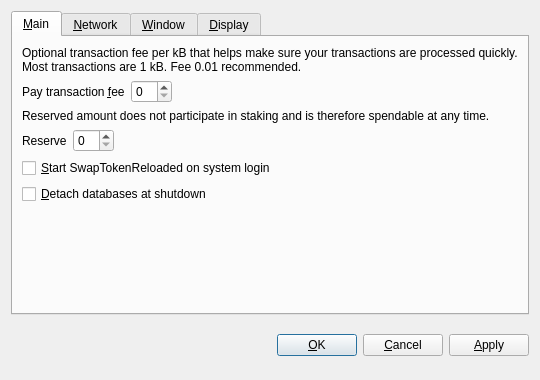
<?xml version="1.0" encoding="UTF-8"?>
<ui version="4.0">
 <class>OptionsDialog</class>
 <widget class="QDialog" name="OptionsDialog">
  <property name="geometry">
   <rect>
    <x>0</x>
    <y>0</y>
    <width>540</width>
    <height>380</height>
   </rect>
  </property>
  <property name="windowTitle">
   <string>Options</string>
  </property>
  <property name="modal">
   <bool>true</bool>
  </property>
  <layout class="QVBoxLayout" name="verticalLayout">
   <item>
    <widget class="QTabWidget" name="tabWidget">
     <property name="tabPosition">
      <enum>QTabWidget::North</enum>
     </property>
     <property name="currentIndex">
      <number>0</number>
     </property>
     <widget class="QWidget" name="tabMain">
      <attribute name="title">
       <string>&amp;Main</string>
      </attribute>
      <layout class="QVBoxLayout" name="verticalLayout_Main">
       <item>
        <widget class="QLabel" name="transactionFeeInfoLabel">
         <property name="text">
          <string>Optional transaction fee per kB that helps make sure your transactions are processed quickly. Most transactions are 1 kB. Fee 0.01 recommended.</string>
         </property>
         <property name="textFormat">
          <enum>Qt::PlainText</enum>
         </property>
         <property name="wordWrap">
          <bool>true</bool>
         </property>
        </widget>
       </item>
       <item>
        <layout class="QHBoxLayout" name="horizontalLayoutFee">
         <item>
          <widget class="QLabel" name="transactionFeeLabel">
           <property name="text">
            <string>Pay transaction &amp;fee</string>
           </property>
           <property name="textFormat">
            <enum>Qt::PlainText</enum>
           </property>
           <property name="buddy">
            <cstring>transactionFee</cstring>
           </property>
          </widget>
         </item>
         <item>
          <widget class="BitcoinAmountField" name="transactionFee"/>
         </item>
         <item>
          <spacer name="horizontalSpacerFee">
           <property name="orientation">
            <enum>Qt::Horizontal</enum>
           </property>
           <property name="sizeHint" stdset="0">
            <size>
             <width>40</width>
             <height>20</height>
            </size>
           </property>
          </spacer>
         </item>
        </layout>
       </item>
       <item>
        <widget class="QLabel" name="reserveBalanceInfoLabel">
         <property name="text">
          <string>Reserved amount does not participate in staking and is therefore spendable at any time.</string>
         </property>
         <property name="textFormat">
          <enum>Qt::PlainText</enum>
         </property>
         <property name="wordWrap">
          <bool>true</bool>
         </property>
        </widget>
       </item>
       <item>
        <layout class="QHBoxLayout" name="horizontalLayoutReserveBalance">
         <item>
          <widget class="QLabel" name="reserveBalanceLabel">
           <property name="text">
            <string>Reserve</string>
           </property>
           <property name="textFormat">
            <enum>Qt::PlainText</enum>
           </property>
           <property name="buddy">
            <cstring>reserveBalance</cstring>
           </property>
          </widget>
         </item>
         <item>
          <widget class="BitcoinAmountField" name="reserveBalance"/>
         </item>
         <item>
          <spacer name="horizontalSpacerReserveBalance">
           <property name="orientation">
            <enum>Qt::Horizontal</enum>
           </property>
           <property name="sizeHint" stdset="0">
            <size>
             <width>40</width>
             <height>20</height>
            </size>
           </property>
          </spacer>
         </item>
        </layout>
       </item>
       <item>
        <widget class="QCheckBox" name="bitcoinAtStartup">
         <property name="toolTip">
          <string>Automatically start SwapTokenReloaded after logging in to the system.</string>
         </property>
         <property name="text">
          <string>&amp;Start SwapTokenReloaded on system login</string>
         </property>
        </widget>
       </item>
       <item>
        <widget class="QCheckBox" name="detachDatabases">
         <property name="toolTip">
          <string>Detach block and address databases at shutdown. This means they can be moved to another data directory, but it slows down shutdown. The wallet is always detached.</string>
         </property>
         <property name="text">
          <string>&amp;Detach databases at shutdown</string>
         </property>
        </widget>
       </item>
       <item>
        <spacer name="verticalSpacer_Main">
         <property name="orientation">
          <enum>Qt::Vertical</enum>
         </property>
         <property name="sizeHint" stdset="0">
          <size>
           <width>20</width>
           <height>40</height>
          </size>
         </property>
        </spacer>
       </item>
      </layout>
     </widget>
     <widget class="QWidget" name="tabNetwork">
      <attribute name="title">
       <string>&amp;Network</string>
      </attribute>
      <layout class="QVBoxLayout" name="verticalLayout_Network">
       <item>
        <widget class="QCheckBox" name="mapPortUpnp">
         <property name="toolTip">
          <string>Automatically open the SwapTokenReloaded client port on the router. This only works when your router supports UPnP and it is enabled.</string>
         </property>
         <property name="text">
          <string>Map port using &amp;UPnP</string>
         </property>
        </widget>
       </item>
       <item>
        <widget class="QCheckBox" name="connectSocks">
         <property name="toolTip">
          <string>Connect to the SwapTokenReloaded network through a SOCKS proxy (e.g. when connecting through Tor).</string>
         </property>
         <property name="text">
          <string>&amp;Connect through SOCKS proxy:</string>
         </property>
        </widget>
       </item>
       <item>
        <layout class="QHBoxLayout" name="horizontalLayout_Network">
         <item>
          <widget class="QLabel" name="proxyIpLabel">
           <property name="text">
            <string>Proxy &amp;IP:</string>
           </property>
           <property name="textFormat">
            <enum>Qt::PlainText</enum>
           </property>
           <property name="buddy">
            <cstring>proxyIp</cstring>
           </property>
          </widget>
         </item>
         <item>
          <widget class="QValidatedLineEdit" name="proxyIp">
           <property name="maximumSize">
            <size>
             <width>140</width>
             <height>16777215</height>
            </size>
           </property>
           <property name="toolTip">
            <string>IP address of the proxy (e.g. 127.0.0.1)</string>
           </property>
          </widget>
         </item>
         <item>
          <widget class="QLabel" name="proxyPortLabel">
           <property name="text">
            <string>&amp;Port:</string>
           </property>
           <property name="textFormat">
            <enum>Qt::PlainText</enum>
           </property>
           <property name="buddy">
            <cstring>proxyPort</cstring>
           </property>
          </widget>
         </item>
         <item>
          <widget class="QLineEdit" name="proxyPort">
           <property name="maximumSize">
            <size>
             <width>55</width>
             <height>16777215</height>
            </size>
           </property>
           <property name="toolTip">
            <string>Port of the proxy (e.g. 9050)</string>
           </property>
          </widget>
         </item>
         <item>
          <widget class="QLabel" name="socksVersionLabel">
           <property name="text">
            <string>SOCKS &amp;Version:</string>
           </property>
           <property name="textFormat">
            <enum>Qt::PlainText</enum>
           </property>
           <property name="buddy">
            <cstring>socksVersion</cstring>
           </property>
          </widget>
         </item>
         <item>
          <widget class="QValueComboBox" name="socksVersion">
           <property name="toolTip">
            <string>SOCKS version of the proxy (e.g. 5)</string>
           </property>
          </widget>
         </item>
         <item>
          <spacer name="horizontalSpacer_Network">
           <property name="orientation">
            <enum>Qt::Horizontal</enum>
           </property>
           <property name="sizeHint" stdset="0">
            <size>
             <width>40</width>
             <height>20</height>
            </size>
           </property>
          </spacer>
         </item>
        </layout>
       </item>
       <item>
        <spacer name="verticalSpacer_Network">
         <property name="orientation">
          <enum>Qt::Vertical</enum>
         </property>
         <property name="sizeHint" stdset="0">
          <size>
           <width>20</width>
           <height>40</height>
          </size>
         </property>
        </spacer>
       </item>
      </layout>
     </widget>
     <widget class="QWidget" name="tabWindow">
      <attribute name="title">
       <string>&amp;Window</string>
      </attribute>
      <layout class="QVBoxLayout" name="verticalLayout_Window">
       <item>
        <widget class="QCheckBox" name="minimizeToTray">
         <property name="toolTip">
          <string>Show only a tray icon after minimizing the window.</string>
         </property>
         <property name="text">
          <string>&amp;Minimize to the tray instead of the taskbar</string>
         </property>
        </widget>
       </item>
       <item>
        <widget class="QCheckBox" name="minimizeOnClose">
         <property name="toolTip">
          <string>Minimize instead of exit the application when the window is closed. When this option is enabled, the application will be closed only after selecting Quit in the menu.</string>
         </property>
         <property name="text">
          <string>M&amp;inimize on close</string>
         </property>
        </widget>
       </item>
       <item>
        <spacer name="verticalSpacer_Window">
         <property name="orientation">
          <enum>Qt::Vertical</enum>
         </property>
         <property name="sizeHint" stdset="0">
          <size>
           <width>20</width>
           <height>40</height>
          </size>
         </property>
        </spacer>
       </item>
      </layout>
     </widget>
     <widget class="QWidget" name="tabDisplay">
      <attribute name="title">
       <string>&amp;Display</string>
      </attribute>
      <layout class="QVBoxLayout" name="verticalLayout_Display">
       <item>
        <layout class="QHBoxLayout" name="horizontalLayout_1_Display">
         <item>
          <widget class="QLabel" name="langLabel">
           <property name="text">
            <string>User Interface &amp;language:</string>
           </property>
           <property name="textFormat">
            <enum>Qt::PlainText</enum>
           </property>
           <property name="buddy">
            <cstring>lang</cstring>
           </property>
          </widget>
         </item>
         <item>
          <widget class="QValueComboBox" name="lang">
           <property name="toolTip">
            <string>The user interface language can be set here. This setting will take effect after restarting SwapTokenReloaded.</string>
           </property>
          </widget>
         </item>
        </layout>
       </item>
       <item>
        <layout class="QHBoxLayout" name="horizontalLayout_2_Display">
         <item>
          <widget class="QLabel" name="unitLabel">
           <property name="text">
            <string>&amp;Unit to show amounts in:</string>
           </property>
           <property name="textFormat">
            <enum>Qt::PlainText</enum>
           </property>
           <property name="buddy">
            <cstring>unit</cstring>
           </property>
          </widget>
         </item>
         <item>
          <widget class="QValueComboBox" name="unit">
           <property name="toolTip">
            <string>Choose the default subdivision unit to show in the interface and when sending coins.</string>
           </property>
          </widget>
         </item>
        </layout>
       </item>
       <item>
        <widget class="QCheckBox" name="displayAddresses">
         <property name="toolTip">
          <string>Whether to show SwapTokenReloaded addresses in the transaction list or not.</string>
         </property>
         <property name="text">
          <string>&amp;Display addresses in transaction list</string>
         </property>
        </widget>
       </item>
       <item>
        <widget class="QCheckBox" name="coinControlFeatures">
         <property name="toolTip">
          <string>Whether to show coin control features or not.</string>
         </property>
         <property name="text">
          <string>Display coin &amp;control features (experts only!)</string>
         </property>
        </widget>
       </item>
       <item>
        <spacer name="verticalSpacer_Display">
         <property name="orientation">
          <enum>Qt::Vertical</enum>
         </property>
         <property name="sizeHint" stdset="0">
          <size>
           <width>20</width>
           <height>40</height>
          </size>
         </property>
        </spacer>
       </item>
      </layout>
     </widget>
    </widget>
   </item>
   <item>
    <layout class="QHBoxLayout" name="horizontalLayout_Buttons">
     <item>
      <spacer name="horizontalSpacer_1">
       <property name="orientation">
        <enum>Qt::Horizontal</enum>
       </property>
       <property name="sizeHint" stdset="0">
        <size>
         <width>40</width>
         <height>48</height>
        </size>
       </property>
      </spacer>
     </item>
     <item>
      <widget class="QLabel" name="statusLabel">
       <property name="font">
        <font>
         <weight>75</weight>
         <bold>true</bold>
        </font>
       </property>
       <property name="text">
        <string/>
       </property>
       <property name="textFormat">
        <enum>Qt::PlainText</enum>
       </property>
       <property name="wordWrap">
        <bool>true</bool>
       </property>
      </widget>
     </item>
     <item>
      <spacer name="horizontalSpacer_2">
       <property name="orientation">
        <enum>Qt::Horizontal</enum>
       </property>
       <property name="sizeHint" stdset="0">
        <size>
         <width>40</width>
         <height>48</height>
        </size>
       </property>
      </spacer>
     </item>
     <item>
      <widget class="QPushButton" name="okButton">
       <property name="text">
        <string>&amp;OK</string>
       </property>
      </widget>
     </item>
     <item>
      <widget class="QPushButton" name="cancelButton">
       <property name="text">
        <string>&amp;Cancel</string>
       </property>
       <property name="autoDefault">
        <bool>false</bool>
       </property>
      </widget>
     </item>
     <item>
      <widget class="QPushButton" name="applyButton">
       <property name="text">
        <string>&amp;Apply</string>
       </property>
       <property name="autoDefault">
        <bool>false</bool>
       </property>
      </widget>
     </item>
    </layout>
   </item>
  </layout>
 </widget>
 <customwidgets>
  <customwidget>
   <class>BitcoinAmountField</class>
   <extends>QSpinBox</extends>
   <header>bitcoinamountfield.h</header>
  </customwidget>
  <customwidget>
   <class>QValueComboBox</class>
   <extends>QComboBox</extends>
   <header>qvaluecombobox.h</header>
  </customwidget>
  <customwidget>
   <class>QValidatedLineEdit</class>
   <extends>QLineEdit</extends>
   <header>qvalidatedlineedit.h</header>
  </customwidget>
 </customwidgets>
 <resources/>
 <connections/>
</ui>
